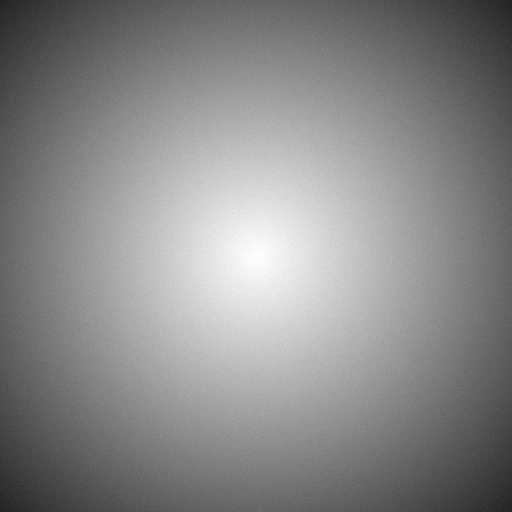
#> input picture ForeverClassesEnhanced/Textures/tunnel_vision_1.png, 1024 x 1024 px (shown at 1/2 size)
$ python convert_png_to_tga.py ../Textures/tunnel_vision_1.png
#> lines starting #> are read from the running program, lines starting #| are printed output that depends on the picture; after the words box and inside, x2 and y2 are one past the last pixel; in counts of white or black regions, pixels touching at a corner belong together
"""
Drop a PNG (any size) into this folder, then run:
    python convert_png_to_tga.py MyImage.png

It will create MyImage.tga — 128x128, circular alpha, WoW-compatible.
To convert ALL PNGs that don't have a matching TGA yet:
    python convert_png_to_tga.py --all
"""
import struct, sys, os
from PIL import Image, ImageDraw

def circular_crop(img, size=128):
#> called with size = 128
    img = img.convert("RGBA").resize((size, size), Image.LANCZOS)
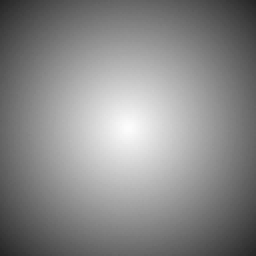
#> img: PIL image 128x128 RGBA (shown 2 times larger); mean R, G, B, A 0, 0, 0, 118.3; transparent parts drawn white
    mask = Image.new("L", (size, size), 0)
#> mask: PIL image 128x128 L; every value is 0
    ImageDraw.Draw(mask).ellipse((0, 0, size-1, size-1), fill=255)
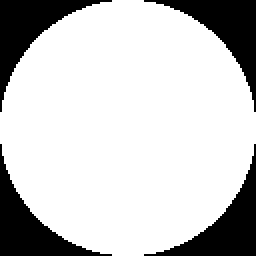
#> mask: PIL image 128x128 L (shown 2 times larger); 78.5% white; 4 black regions, box (x1, y1, x2, y2) and area: (0, 0, 56, 56) 881, (72, 0, 128, 56) 881, (0, 72, 56, 128) 881, (72, 72, 128, 128) 881
    r, g, b, a = img.split()
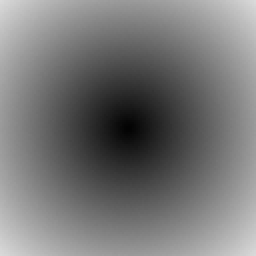
#> a: PIL image 128x128 L (shown 2 times larger); min 3, max 218, mean 118.3
    a = Image.composite(a, Image.new("L", (size, size), 0), mask)
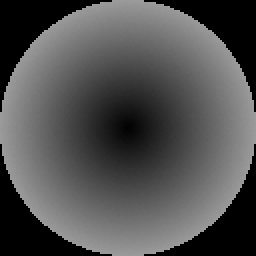
#> a: PIL image 128x128 L (shown 2 times larger); min 0, max 156, mean 80.8
    img.putalpha(a)
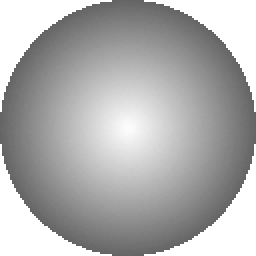
#> img: PIL image 128x128 RGBA (shown 2 times larger); mean R, G, B, A 0, 0, 0, 80.8; transparent parts drawn white
    return img

def save_tga(img, path):
#> called with path = '../Textures/tunnel_vision_1.tga'
    w, h = img.size
#> w = 128; h = 128
    pixels = img.load()
    raw = bytearray()
    for y in range(h - 1, -1, -1):
        for x in range(w):
            r, g, b, a = pixels[x, y]
            raw.extend([b, g, r, a])
    header = bytearray(18)
    header[2] = 2
    struct.pack_into('<H', header, 12, w)
    struct.pack_into('<H', header, 14, h)
    header[16] = 32
    header[17] = 8
    with open(path, 'wb') as f:
        f.write(header)
        f.write(raw)

if __name__ == "__main__":
    if len(sys.argv) < 2:
        print("Usage: python convert_png_to_tga.py <file.png> [file2.png ...]")
        print("       python convert_png_to_tga.py --all")
        sys.exit(1)

    if sys.argv[1] == "--all":
        files = [f for f in os.listdir('.') if f.endswith('.png') and not os.path.exists(f.replace('.png', '.tga'))]
    else:
        files = sys.argv[1:]

    for f in files:
        name = f.replace('.png', '')
        img = circular_crop(Image.open(f))
        save_tga(img, name + '.tga')
        print(f"  {name}.tga")
    print(f"Done — {len(files)} file(s)")

$ run again, on ForeverClassesEnhanced/Textures/tunnel_vision_3.png
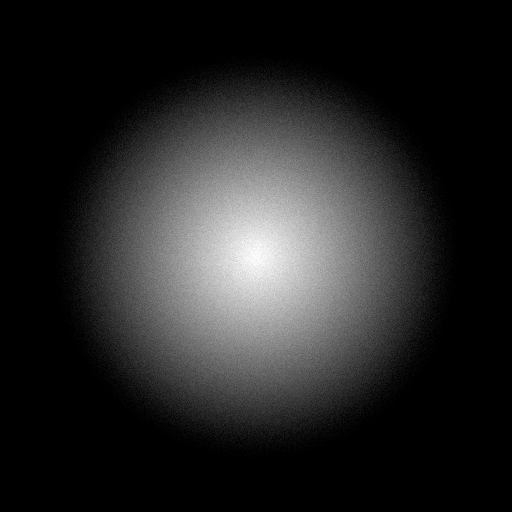
#> input picture ForeverClassesEnhanced/Textures/tunnel_vision_3.png, 1024 x 1024 px (shown at 1/2 size)
#> in circular_crop, `a = Image.composite(a, Image.new("L", (size, size), 0), mask)`:
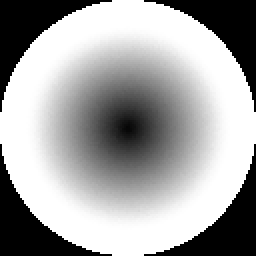
#> a: PIL image 128x128 L (shown 2 times larger); min 0, max 255, mean 162.4
#> in circular_crop, `img.putalpha(a)`:
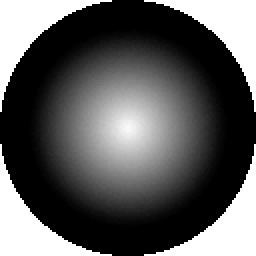
#> img: PIL image 128x128 RGBA (shown 2 times larger); mean R, G, B, A 0, 0, 0, 162.4; transparent parts drawn white

$ run again, on ForeverClassesEnhanced/Textures/tunnel_vision_4.png
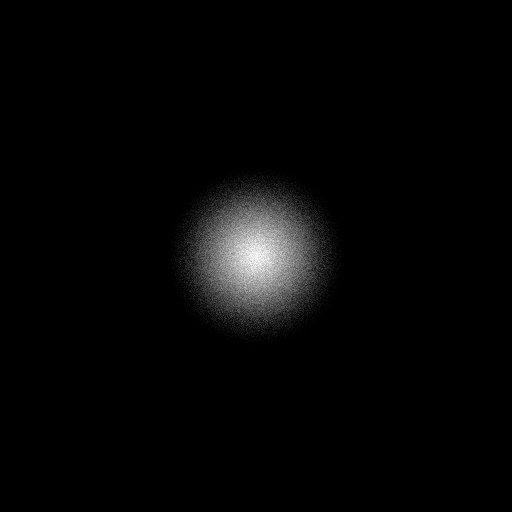
#> input picture ForeverClassesEnhanced/Textures/tunnel_vision_4.png, 1024 x 1024 px (shown at 1/2 size)
#> in circular_crop, `a = Image.composite(a, Image.new("L", (size, size), 0), mask)`:
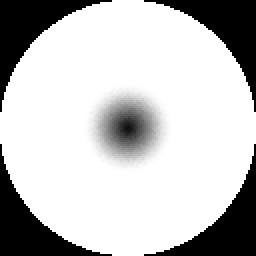
#> a: PIL image 128x128 L (shown 2 times larger); min 0, max 255, mean 193.9
#> in circular_crop, `img.putalpha(a)`:
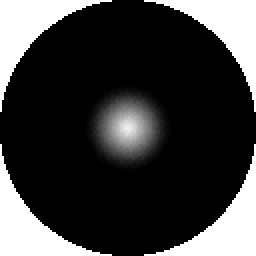
#> img: PIL image 128x128 RGBA (shown 2 times larger); mean R, G, B, A 0, 0, 0, 193.9; transparent parts drawn white
